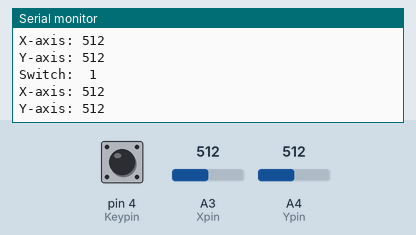
Simulated run of this sketch. Board: Arduino Uno, built with avr-gcc and run on an emulated ATmega328P. Parts: the last lines printed to the serial monitor. Inputs (shaded band) come from the test bench; at power-on: A3 (Xpin) = 512, A4 (Ypin) = 512, pin 4 (Keypin) HIGH.

Above: at 1.8 s.
1.9 s: A3 (Xpin) set to 716
At 2.8 s:
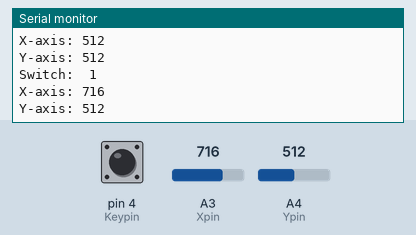
3.4 s: A4 (Ypin) set to 716
At 4.7 s:
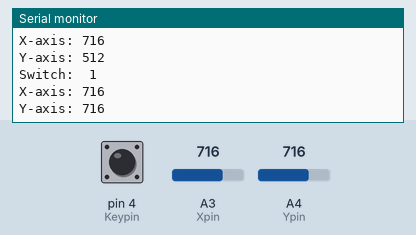
4.9 s: pin 4 (Keypin) pulled LOW for 1.2 s
7.6 s: A3 (Xpin) set to 900
At 8.8 s:
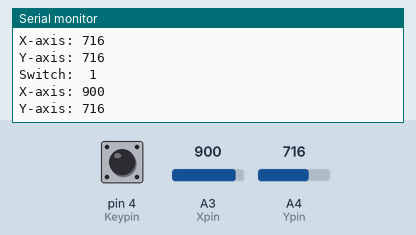
9.1 s: A4 (Ypin) set to 900
At 10.8 s:
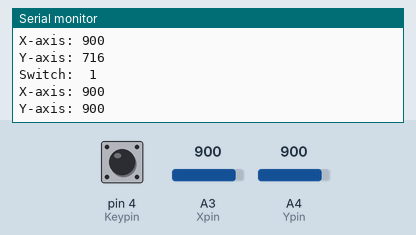
Timing chart, 0 to 11.6 s (numbered marks = the images above; inputs shaded):
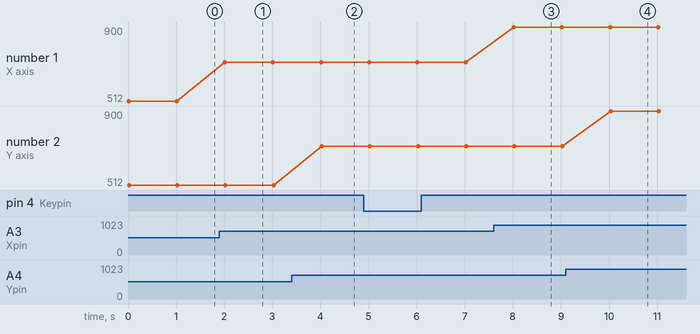

The sketch:

joystick.ino
```cpp
#define Keypin 4
#define Xpin 3
#define Ypin 4

void setup() {
  pinMode(Keypin, 0);
  digitalWrite(Keypin, 1); //Pasa corriente por el boton permitiendo la detección del boton central por corte de corriente
  Serial.begin(9600);
}

void loop() {
  //Display de información obtenido de la documentación
  Serial.print("Switch:  ");
  Serial.print(digitalRead(Keypin));
  Serial.print("\n");
  Serial.print("X-axis: ");
  Serial.print(analogRead(Xpin));
  Serial.print("\n");
  Serial.print("Y-axis: ");
  Serial.println(analogRead(Ypin));
  Serial.print("\n\n");
  delay(1000);
}
```

Measured:
- after the input at 1.9 s, the serial monitor: prints a new line after 0.11 s (image 1)
- after the input at 3.4 s, the serial monitor: prints a new line after 0.63 s (image 2)
- after the input at 7.6 s, the serial monitor: prints a new line after 0.42 s (image 3)
- after the input at 9.1 s, the serial monitor: prints a new line after 0.93 s (image 4)
- plotted number 1: 512 → 716 after the input at 1.9 s, 716 → 900 after the input at 7.6 s
